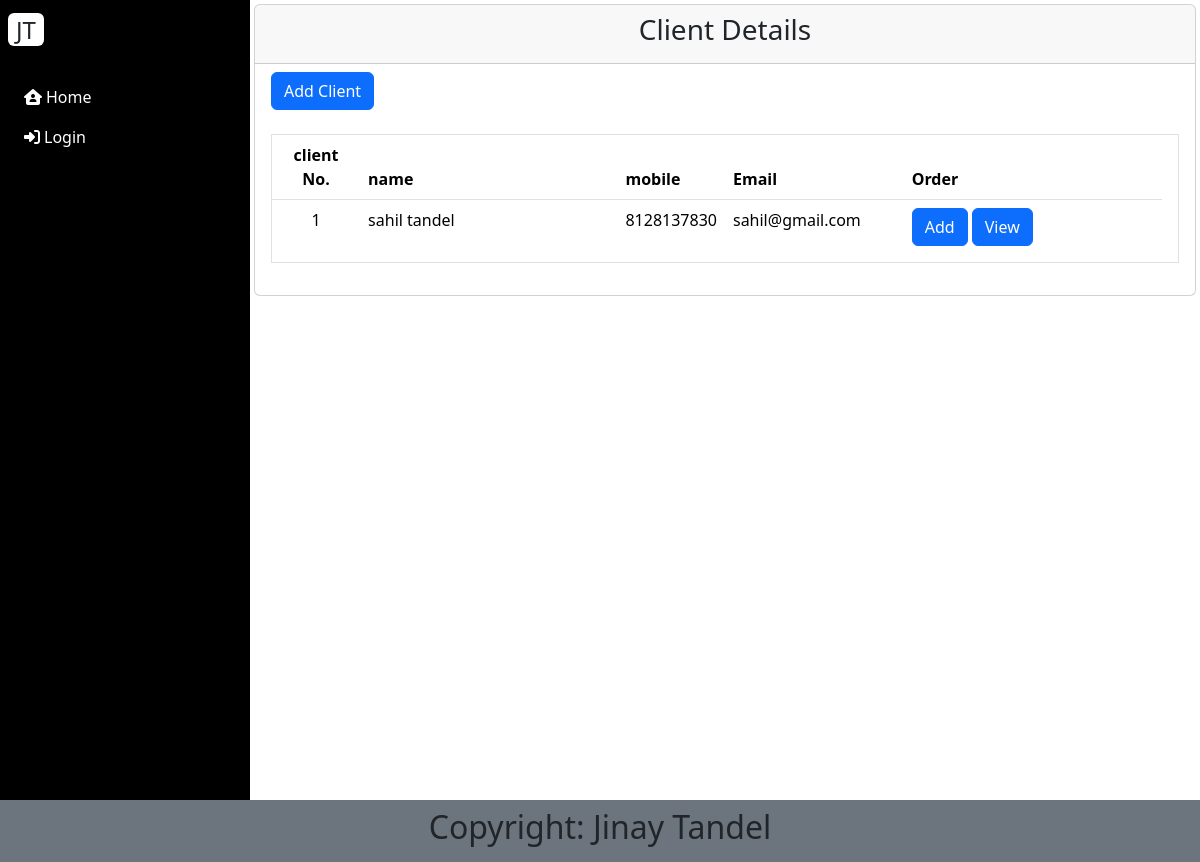
/client/, run on the app's committed database.
### order/models.py (models this page shows)
class Client(models.Model):
    client_id = models.AutoField(primary_key=True)
    first_name = models.CharField(max_length=150)
    last_name = models.CharField(max_length=150)
    gender = models.CharField(max_length=1,default='')
    date_of_birth = models.DateField(null=True)
    mobile = models.CharField(max_length=10)
    email = models.EmailField()
    line1 = models.CharField(max_length=255)
    line2 = models.CharField(max_length=255)
    line3 = models.CharField(max_length=255)
    city = models.CharField(max_length=150)
    state = models.CharField(max_length=150)
    pincode = models.CharField(max_length=6)
    last_update = models.DateTimeField(auto_now=True)

### order/views.py (the view)
# urls.py: path('client/',client_list, name='client'),
def client_list(request):
    context = {'page':'Client List'}
    client_list = Client.objects.all()
    context.update({"client_list":client_list})
    return render(request,"clientlist.html", context)

### order/templates/clientlist.html
{% extends "base.html" %}
{% block html_body %}
<div class="card">
    <div class="card-header text-center">
         <h3>Client Details</h3>
    </div>
    <div class="px-2 m-2 ">
        <a href="{% url "addclient" %}" class="btn btn-primary">Add Client</a>
    </div>
    <div class="card-body">
        <div class="table-responsive">
        <table class="table" border="1">
                <thead>
                    <tr>
                        <th class="text-center" style="width:10%">client No.</th>
                        <th class="" style="width:30%">name</th>
                        <th class="" style="width:10%">mobile</th>
                        <th class="" style="width:20%">Email</th>
                        <th class="" style="width:30%">Order</th>
                    </tr>
                </thead>
                <tbody>
                    {% for client in client_list %}
                        <tr>
                            <td class="text-center">{{ client.client_id }}</td>
                            <td>{{ client.first_name }} {{ client.last_name }}</td>
                            <td>{{ client.mobile }}</td>
                            <td>{{ client.email }}</td>
                            <td>
                                <a href="{% url "addorder" client.client_id%}" class="btn btn-primary mb-2">Add</a>
                                <a href="{% url "allorders" %}" class="btn btn-primary mb-2">View</a>
                            </td>
                            <td></td>
                        </tr>
                    {% endfor %}
                </tbody>
        </table>
        </div>
    </div>
</div>
{% endblock html_body %}

### home/static/sidebar.css (style rules this page uses)
body { background: #eee; }

### data on the page
Client: client_id "1", first_name "sahil", last_name "tandel", mobile "8128137830", email "sahil@gmail.com"
